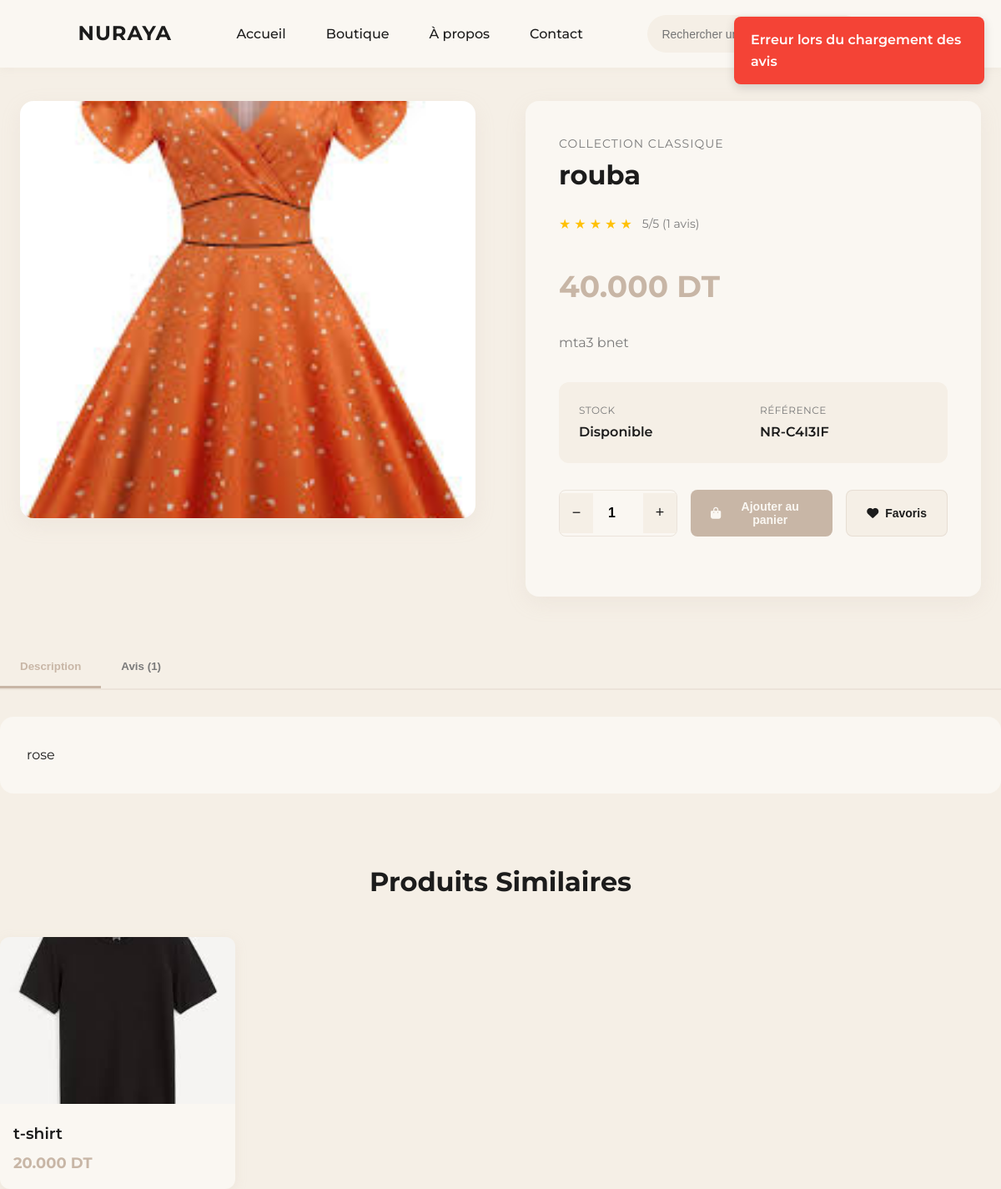
The app's page /product.php?id=3 with its own data.
### tables this page shows
CREATE TABLE `products` (
  `product_id` int(11) NOT NULL,
  `name` varchar(200) NOT NULL,
  `slug` varchar(200) NOT NULL,
  `description` text DEFAULT NULL,
  `short_description` varchar(500) DEFAULT NULL,
  `price` decimal(10,2) NOT NULL,
  `compare_price` decimal(10,2) DEFAULT NULL,
  `cost_price` decimal(10,2) DEFAULT NULL,
  `sku` varchar(100) DEFAULT NULL,
  `stock_quantity` int(11) NOT NULL DEFAULT 0,
  `min_stock_level` int(11) DEFAULT 5,
  `category_id` int(11) NOT NULL,
  `image_url` varchar(255) NOT NULL,
  `additional_images` longtext DEFAULT NULL CHECK (json_valid(`additional_images`)),
  `is_featured` tinyint(1) DEFAULT 0,
  `is_active` tinyint(1) DEFAULT 1,
  `weight` decimal(8,2) DEFAULT NULL,
  `dimensions` varchar(100) DEFAULT NULL,
  `tags` varchar(500) DEFAULT NULL,
  `meta_title` varchar(200) DEFAULT NULL,
  `meta_description` varchar(300) DEFAULT NULL,
  `view_count` int(11) DEFAULT 0,
  `created_at` timestamp NOT NULL DEFAULT current_timestamp(),
  `updated_at` timestamp NOT NULL DEFAULT current_timestamp() ON UPDATE current_timestamp()
);

CREATE TABLE `categories` (
  `category_id` int(11) NOT NULL,
  `name` varchar(100) NOT NULL,
  `slug` varchar(100) NOT NULL,
  `description` text DEFAULT NULL,
  `image_url` varchar(255) DEFAULT NULL,
  `is_active` tinyint(1) NOT NULL DEFAULT 1,
  `sort_order` int(11) NOT NULL DEFAULT 0,
  `created_at` timestamp NOT NULL DEFAULT current_timestamp(),
  `updated_at` timestamp NOT NULL DEFAULT current_timestamp() ON UPDATE current_timestamp()
);

### includes/functions.php (called while the page is built, shortened)
<?php
function get_image_url($path, $placeholder_text = 'Image')
{
    if (strpos($path, 'uploads/') === 0) {
        return $path;
    }
    return 'uploads/' . $path;
}
?>

### product.php (the view, shortened to what this page needs)
<?php
include 'includes/functions.php';
$product_id = isset($_GET['id']) ? (int) $_GET['id'] : 0;
$query = "SELECT p.*, c.name as category_name, c.slug as category_slug
            FROM products p
            LEFT JOIN categories c ON p.category_id = c.category_id
            WHERE p.product_id = $product_id AND p.is_active = 1";
$result = mysqli_query($cnx, $query);
$product = mysqli_fetch_assoc($result);
$update_query = "UPDATE products SET view_count = view_count + 1 WHERE product_id = $product_id";
mysqli_query($cnx, $update_query);
$similar_query = "SELECT p.*, c.slug as category_slug
                  FROM products p
                  LEFT JOIN categories c ON p.category_id = c.category_id
                  WHERE p.category_id = {$product['category_id']} AND p.product_id != $product_id AND p.is_active = 1
                  ORDER BY RAND()
                  LIMIT 4";
$similar_result = mysqli_query($cnx, $similar_query);
$avg_rating_query = "SELECT AVG(rating) as avg_rating, COUNT(*) as total_reviews
                     FROM reviews
                     WHERE product_id = $product_id AND is_approved = 1";
$avg_result = mysqli_query($cnx, $avg_rating_query);
$rating_data = mysqli_fetch_assoc($avg_result);
$avg_rating = $rating_data['avg_rating'] ? round($rating_data['avg_rating'], 1) : 0;
$total_reviews = $rating_data['total_reviews'] ?? 0;
$is_in_wishlist = false;
?>
<!DOCTYPE html>
<html lang="fr">
<head>
    <link rel="stylesheet" href="https://cdnjs.cloudflare.com/ajax/libs/font-awesome/6.4.0/css/all.min.css">
</head>
<body>
    <header>
        <?php include 'templates/navbar_updated.php'; ?>
    <div class="product-container">
        <div class="product-images">
            <img src="<?php echo get_image_url($product['image_url'], 'Produit'); ?>"
                alt="<?php echo htmlspecialchars($product['name']); ?>" class="main-image"
                onerror="this.src='https://via.placeholder.com/600x500/F5EFE6/C8B6A6?text=Produit'">
        </div>
        <div class="product-info">
            <div class="product-category">
                <a href="index.php?category=<?php echo $product['category_slug']; ?>"
                    style="color: inherit; text-decoration: none;">
                    <?php echo htmlspecialchars($product['category_name']); ?>
                </a>
            </div>
            <h1 class="product-title"><?php echo htmlspecialchars($product['name']); ?></h1>
            <div class="product-rating" onclick="showTab('reviews'); document.getElementById('reviews').scrollIntoView({behavior: 'smooth', block: 'start'});">
                <div class="stars">
                    <?php for ($i = 1; $i <= 5; $i++): ?>
                        <span class="star <?php echo $i <= $avg_rating ? 'filled' : ''; ?>">★</span>
                    <?php endfor; ?>
                </div>
                <span class="rating-text"><?php echo $avg_rating; ?>/5 (<?php echo $total_reviews; ?> avis)</span>
            </div>
            <div class="product-price">
                <span class="current-price"><?php echo number_format($product['price'], 3); ?> DT</span>
            </div>
            <div class="product-description">
                <?php echo nl2br(htmlspecialchars($product['short_description'] ?? $product['description'])); ?>
            </div>
            <div class="product-meta">
                <div class="meta-item">
                    <span class="meta-label">Stock</span>
                    <span
                        class="meta-value"><?php echo $product['stock_quantity'] > 0 ? 'Disponible' : 'Rupture'; ?></span>
                </div>
                <?php if ($product['sku']): ?>
                    <div class="meta-item">
                        <span class="meta-label">Référence</span>
                        <span class="meta-value"><?php echo htmlspecialchars($product['sku']); ?></span>
                    </div>
                <?php endif; ?>
            </div>
            <div class="product-actions">
                <div class="quantity-selector">
                    <button class="quantity-btn" onclick="updateQuantity(-1)">−</button>
                    <input type="number" id="quantity" class="quantity-input" value="1" min="1"
                        max="<?php echo $product['stock_quantity']; ?>">
                    <button class="quantity-btn" onclick="updateQuantity(1)">+</button>
                </div>
                <button class="btn btn-primary" onclick="addToCart()">
                    <i class="fas fa-shopping-bag"></i>
                    Ajouter au panier
                </button>
                <button class="btn btn-secondary <?php echo $is_in_wishlist ? 'active' : ''; ?>"
                    onclick="toggleWishlist()">
                    <i class="fas fa-heart"></i>
                    <?php echo $is_in_wishlist ? 'Dans les favoris' : 'Favoris'; ?>
                </button>
            </div>
        </div>
    </div>
    <div class="tabs">
        <div class="tab-nav">
            <button class="tab-btn active" onclick="showTab('description')">Description</button>
            <button class="tab-btn" onclick="showTab('reviews')">Avis (<?php echo $total_reviews; ?>)</button>
        </div>
        <div id="description" class="tab-content active">
            <div class="description-content">
                <?php echo nl2br(htmlspecialchars($product['description'])); ?>
            </div>
        </div>
    </div>
    <?php if (mysqli_num_rows($similar_result) > 0): ?>
        <div class="similar-products">
            <h2 class="section-title">Produits Similaires</h2>
            <div class="similar-grid">
                <?php while ($similar = mysqli_fetch_assoc($similar_result)): ?>
                    <a href="product.php?id=<?php echo $similar['product_id']; ?>" class="similar-card">
                        <img src="<?php echo get_image_url($similar['image_url'], 'Produit'); ?>"
                            alt="<?php echo htmlspecialchars($similar['name']); ?>" class="similar-image"
                            onerror="this.src='https://via.placeholder.com/250x200/F5EFE6/C8B6A6?text=Produit'">
                        <div class="similar-info">
                            <h3 class="similar-title"><?php echo htmlspecialchars($similar['name']); ?></h3>
                            <div class="similar-price"><?php echo number_format($similar['price'], 3); ?> DT</div>
                        </div>
                    </a>
                <?php endwhile; ?>
            </div>
        </div>
    <?php endif; ?>
</body>
</html>

### product.php (style rules this page uses)
:root { --bg-light: #F5EFE6; --bg-white: #FAF7F2; --beige-dark: #C8B6A6; --text-dark: #1C1C1C; --text-gray: #7A7A7A; --accent-pink: #E6B7C8; }
* { box-sizing: border-box; margin: 0; padding: 0 }
body { font-family: 'Montserrat', sans-serif; background: var(--bg-light); color: var(--text-dark); line-height: 1.6 }
.product-container { max-width: 1200px; margin: 40px auto; padding: 0 24px; display: grid; grid-template-columns: 1fr 1fr; gap: 60px; align-items: start }
.product-images { position: sticky; top: 20px }
.main-image { width: 100%; height: 500px; object-fit: cover; border-radius: 16px; background: var(--bg-white); box-shadow: 0 8px 25px rgba(200, 182, 166, 0.15) }
.product-info { background: var(--bg-white); padding: 40px; border-radius: 16px; box-shadow: 0 8px 25px rgba(200, 182, 166, 0.15) }
.product-category { color: var(--text-gray); font-size: 14px; text-transform: uppercase; letter-spacing: 1px; margin-bottom: 8px }
.product-title { font-size: 32px; font-weight: 700; color: var(--text-dark); margin-bottom: 16px; line-height: 1.2 }
.product-rating { display: flex; align-items: center; gap: 12px; margin-bottom: 24px; cursor: pointer; transition: opacity 0.3s; }
.stars { display: flex; gap: 4px }
.star { color: #ddd; font-size: 16px }
.star.filled { color: #ffc107 }
.rating-text { color: var(--text-gray); font-size: 14px }
.product-price { display: flex; align-items: center; gap: 16px; margin-bottom: 24px }
.current-price { font-size: 36px; font-weight: 700; color: var(--beige-dark) }
.product-description { color: var(--text-gray); margin-bottom: 32px; line-height: 1.8 }
.product-meta { display: grid; grid-template-columns: repeat(2, 1fr); gap: 16px; margin-bottom: 32px; padding: 24px; background: var(--bg-light); border-radius: 12px }
.meta-item { display: flex; flex-direction: column; gap: 4px }
.meta-label { font-size: 12px; color: var(--text-gray); text-transform: uppercase; letter-spacing: 0.5px }
.meta-value { font-weight: 600; color: var(--text-dark) }
.product-actions { display: flex; gap: 16px; margin-bottom: 32px }
.quantity-selector { display: flex; align-items: center; border: 1px solid rgba(200, 182, 166, 0.3); border-radius: 8px; overflow: hidden }
.quantity-btn { background: var(--bg-light); border: none; width: 40px; height: 48px; cursor: pointer; font-size: 18px; color: var(--text-dark); transition: background 0.3s }
.quantity-input { width: 60px; height: 48px; border: none; text-align: center; font-size: 16px; font-weight: 600; background: var(--bg-white) }
.btn { padding: 16px 32px; border: none; border-radius: 8px; font-weight: 600; font-size: 16px; cursor: pointer; transition: all 0.3s ease; text-decoration: none; display: inline-flex; align-items: center; gap: 8px }
.btn-primary { background: var(--beige-dark); color: var(--bg-white); flex: 1 }
.btn-secondary { background: var(--bg-white); color: var(--text-dark); border: 1px solid rgba(200, 182, 166, 0.3) }
.tabs { margin-top: 60px }
.tab-nav { display: flex; gap: 0; border-bottom: 2px solid rgba(200, 182, 166, 0.2); margin-bottom: 32px }
.tab-btn { background: none; border: none; padding: 16px 24px; font-weight: 600; color: var(--text-gray); cursor: pointer; border-bottom: 3px solid transparent; transition: all 0.3s }
.tab-btn.active { color: var(--beige-dark); border-bottom-color: var(--beige-dark) }
.tab-content { display: none }
.tab-content.active { display: block }
.description-content { background: var(--bg-white); padding: 32px; border-radius: 16px; line-height: 1.8 }
.similar-products { margin-top: 80px }
.section-title { font-size: 32px; font-weight: 700; text-align: center; margin-bottom: 40px; color: var(--text-dark) }
.similar-grid { display: grid; grid-template-columns: repeat(auto-fill, minmax(250px, 1fr)); gap: 24px }
.similar-card { background: var(--bg-white); border-radius: 12px; overflow: hidden; text-decoration: none; color: var(--text-dark); transition: transform 0.3s, box-shadow 0.3s; box-shadow: 0 4px 15px rgba(200, 182, 166, 0.15) }
.similar-image { width: 100%; height: 200px; object-fit: cover; background: var(--bg-light) }
.similar-info { padding: 16px }
.similar-title { font-weight: 600; margin-bottom: 8px; line-height: 1.4 }
.similar-price { color: var(--beige-dark); font-weight: 700; font-size: 18px }

### templates/navbar_updated.php (style rules this page uses)
:root { --bg-light: #F5EFE6; --bg-white: #FAF7F2; --beige-dark: #C8B6A6; --text-dark: #1C1C1C; --text-gray: #7A7A7A; --accent-pink: #E6B7C8; }

### records on screen
products: image_url (picture), category.name "COLLECTION CLASSIQUE", name "rouba", price "40.000", short_description "mta3 bnet", sku "NR-C4I3IF", description "rose"
products: image_url (picture), name "t-shirt", price "20.000"

### other values on screen
$avg_rating "5"
$total_reviews "1"
